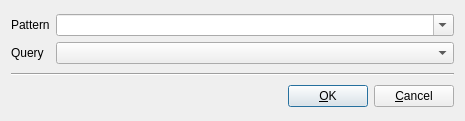
<ui version="4.0" >
 <class>QueryDialog</class>
 <widget class="QDialog" name="QueryDialog" >
  <property name="geometry" >
   <rect>
    <x>0</x>
    <y>0</y>
    <width>465</width>
    <height>121</height>
   </rect>
  </property>
  <property name="windowTitle" >
   <string>Query</string>
  </property>
  <layout class="QVBoxLayout" >
   <item>
    <layout class="QGridLayout" >
     <item row="0" column="0" >
      <widget class="QLabel" name="label_2" >
       <property name="text" >
        <string>Pattern</string>
       </property>
      </widget>
     </item>
     <item row="1" column="0" >
      <widget class="QLabel" name="label" >
       <property name="text" >
        <string>Query</string>
       </property>
      </widget>
     </item>
     <item row="1" column="1" >
      <widget class="QComboBox" name="typeCombo_" >
       <property name="sizePolicy" >
        <sizepolicy vsizetype="Fixed" hsizetype="Expanding" >
         <horstretch>0</horstretch>
         <verstretch>0</verstretch>
        </sizepolicy>
       </property>
      </widget>
     </item>
     <item row="0" column="1" >
      <widget class="QComboBox" name="patternCombo_" >
       <property name="sizePolicy" >
        <sizepolicy vsizetype="Fixed" hsizetype="Expanding" >
         <horstretch>0</horstretch>
         <verstretch>0</verstretch>
        </sizepolicy>
       </property>
       <property name="editable" >
        <bool>true</bool>
       </property>
      </widget>
     </item>
    </layout>
   </item>
   <item>
    <widget class="Line" name="line" >
     <property name="orientation" >
      <enum>Qt::Horizontal</enum>
     </property>
    </widget>
   </item>
   <item>
    <layout class="QHBoxLayout" >
     <item>
      <spacer>
       <property name="orientation" >
        <enum>Qt::Horizontal</enum>
       </property>
       <property name="sizeHint" stdset="0" >
        <size>
         <width>151</width>
         <height>20</height>
        </size>
       </property>
      </spacer>
     </item>
     <item>
      <widget class="QPushButton" name="okButton_" >
       <property name="text" >
        <string>&amp;OK</string>
       </property>
       <property name="default" >
        <bool>true</bool>
       </property>
      </widget>
     </item>
     <item>
      <widget class="QPushButton" name="cancelButton_" >
       <property name="text" >
        <string>&amp;Cancel</string>
       </property>
      </widget>
     </item>
    </layout>
   </item>
  </layout>
 </widget>
 <tabstops>
  <tabstop>patternCombo_</tabstop>
  <tabstop>typeCombo_</tabstop>
  <tabstop>okButton_</tabstop>
  <tabstop>cancelButton_</tabstop>
 </tabstops>
 <resources/>
 <connections>
  <connection>
   <sender>okButton_</sender>
   <signal>clicked()</signal>
   <receiver>QueryDialog</receiver>
   <slot>accept()</slot>
   <hints>
    <hint type="sourcelabel" >
     <x>281</x>
     <y>145</y>
    </hint>
    <hint type="destinationlabel" >
     <x>310</x>
     <y>84</y>
    </hint>
   </hints>
  </connection>
  <connection>
   <sender>cancelButton_</sender>
   <signal>clicked()</signal>
   <receiver>QueryDialog</receiver>
   <slot>reject()</slot>
   <hints>
    <hint type="sourcelabel" >
     <x>382</x>
     <y>153</y>
    </hint>
    <hint type="destinationlabel" >
     <x>436</x>
     <y>99</y>
    </hint>
   </hints>
  </connection>
 </connections>
</ui>
